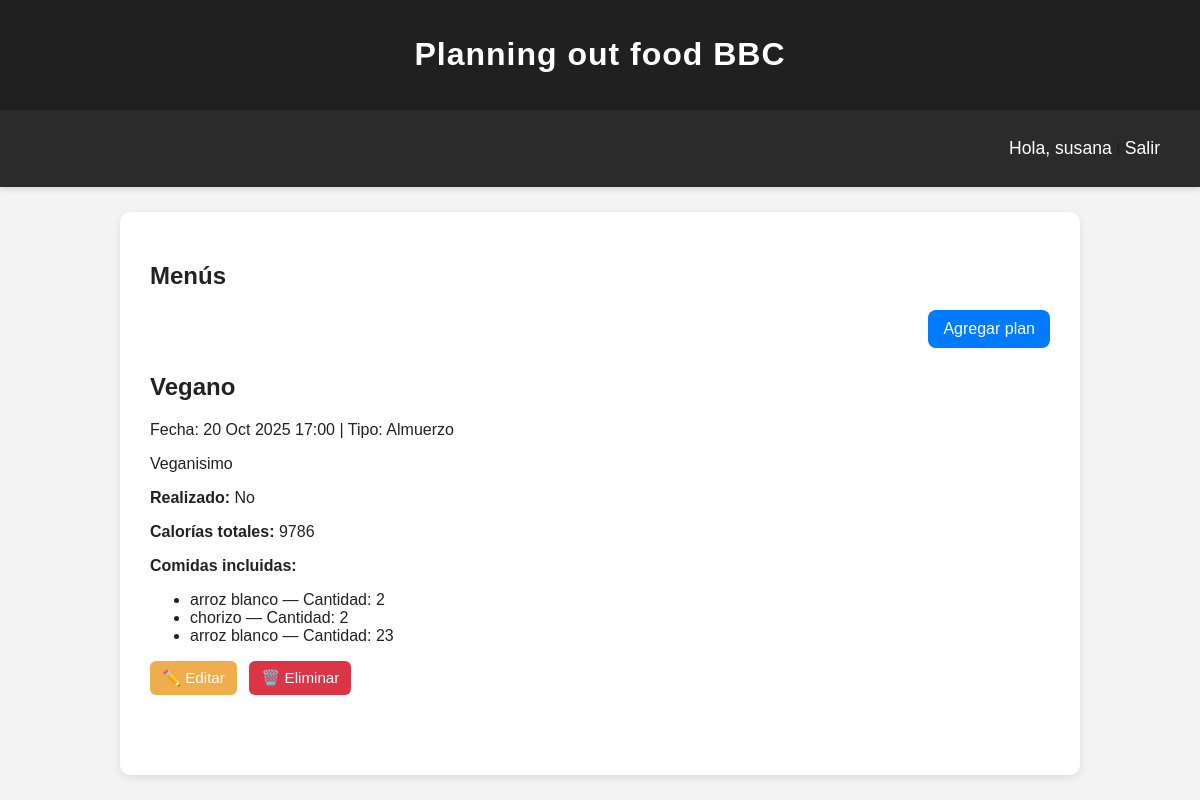
Screenshot of /index (signed in) with the database file from the repository.
### plan/models.py (models this page shows, shortened)
class Plan(models.Model):
    title=models.CharField(max_length=100)
    content = models.TextField()
    author = models.ForeignKey(User, on_delete=models.CASCADE)
    tipo = models.ForeignKey(Tipo, on_delete=models.SET_NULL, null=True, blank=True)
    created_at = models.DateTimeField(auto_now_add=True)
    updated_at = models.DateTimeField(auto_now=True)
    realizado = models.BooleanField(default=False)
    comidas=models.ManyToManyField('Comida',through='Menu')
    class Meta:
        verbose_name = "Plan"
        verbose_name_plural = "Planes"
    @property
    def calorias_totales(self):
        total = 0
        for menu in self.menu_set.all():
            total += menu.comida.calorias * menu.cantidad
        return total

class Tipo(models.Model):
    name = models.CharField(max_length=20, unique=True)
    class Meta:
        verbose_name = "Tipo"
        verbose_name_plural = "Tipos"

class Menu(models.Model):
    plan = models.ForeignKey(Plan, on_delete=models.CASCADE)
    comida = models.ForeignKey(Comida, on_delete=models.CASCADE)
    cantidad=models.IntegerField()

class Comida(models.Model):
    name = models.CharField(max_length=50)
    calorias = models.IntegerField()

### plan/views.py (the view)
# urls.py: path('', root_redirect, name='root_redirect'),  # 👈 controla si va a login o a index
@login_required
def index(request):
    if request.user.is_superuser or request.user.is_staff:
        plans = Plan.objects.all().order_by('-created_at')
    else:
        plans = Plan.objects.filter(author=request.user).order_by('-created_at')
    return render(request, 'plan/index.html', {'plans': plans})

### plan/templates/plan/index.html (shortened to what this page needs)
{% extends 'plan/base.html' %}
{% load static %}
{% block extra_head %}
<link rel="stylesheet" href="{% static 'plan/css/menus.css' %}">
{% endblock extra_head %}
{% block content %}
<h1>Menús</h1>
<div class="actions">
    <a href="{% url 'nuevo' %}" class="btn-nuevo">Agregar plan</a>
</div>
{% for plan in plans %}
<div class="plan-container">
    <h2 class="plan-title">{{ plan.title }}</h2>
    <p class="plan-meta">
        Fecha: {{ plan.created_at|date:"d M Y H:i" }} |
        Tipo: {{ plan.tipo.name|default:"Sin categoría" }}
    </p>
    <p class="plan-content">
        {{ plan.content|truncatewords:50 }}
    </p>
    <div class="plan-details">
        <p><strong>Realizado:</strong>
            {% if plan.realizado %}
            Sí
            {% else %}
            No
            {% endif %}
        </p>
        <p><strong>Calorías totales:</strong> {{ plan.calorias_totales }}</p>
        {% if plan.menu_set.all %}
        <p><strong>Comidas incluidas:</strong></p>
        <ul>
            {% for menu in plan.menu_set.all %}
            <li>{{ menu.comida.name }} — Cantidad: {{ menu.cantidad }}</li>
            {% endfor %}
        </ul>
        {% else %}
        <p><em>No hay comidas registradas para este plan.</em></p>
        {% endif %}
    </div>
    <div class="plan-actions">
        <a href="{% url 'editar' plan.id %}" class="btn-editar">✏️ Editar</a>
        <a href="{% url 'borrar' plan.id %}" class="btn-eliminar">🗑️ Eliminar</a>
    </div>
</div>
{% empty %}
<p>No has creado ningún menú aún. ¡Ve y crea uno!</p>
{% endfor %}
{% endblock content %}

### plan/templates/plan/base.html (shortened to what this page needs)
{% load static %}
<!DOCTYPE html>
<html lang="es">
<head>
    <link rel="stylesheet" href="{% static 'plan/css/base.css' %}">
    {% block extra_head %}
    {% endblock extra_head %}
</head>
<body>
    <main>
        {% if user.is_authenticated %}
        <header>
            <h1>Planning out food BBC</h1>
        </header>
        {% endif %}
        <nav id="navbar">
            <div>
                {% if user.is_authenticated %}
                <p><a>Hola, {{ user.username }}</a> | <a class="nav-link" href="#"
                        onClick="document.getElementById('logoutform').submit()">
                        Salir
                    </a>
                </p>
                {% endif %}
            </div>
        </nav>
        <section class="page_content">
            {% block content %}
            {% endblock content %}
        </section>
    </main>
</body>
</html>

### plan/static/plan/css/base.css (style rules this page uses)
html, body { height: 100%; margin: 0; font-family: "Poppins", sans-serif; background-color: #f4f4f4; color: #222; }
body { display: flex; flex-direction: column; }
main { flex: 1; display: flex; flex-direction: column; }
header { padding: 15px 0; text-align: center; background-color: #202020; color: #ffffff; letter-spacing: 1px; }
#navbar { display: flex; justify-content: space-between; align-items: center; padding: 12px 40px; background-color: #2b2b2b; box-shadow: 0 2px 6px rgba(0, 0, 0, 0.15); }
#navbar div { display: flex; align-items: center; }
a { text-decoration: none; color: #ffffff; font-size: 1.1em; transition: color 0.3s ease; }
.page_content { padding: 30px; flex: 1; margin: 25px 10vw; background-color: #ffffff; border-radius: 10px; box-shadow: 0 3px 10px rgba(0, 0, 0, 0.1); }

### plan/static/plan/css/menus.css (style rules this page uses)
.actions { margin-bottom: 25px; text-align: right; }
.btn-nuevo { display: inline-block; padding: 10px 15px; background-color: #007bff; color: white; border-radius: 8px; font-size: 1em; transition: background-color 0.3s ease, transform 0.15s ease; }
.btn-editar, .btn-eliminar { display: inline-block; padding: 8px 12px; border-radius: 6px; color: white; font-size: 0.95em; text-decoration: none; margin-right: 8px; transition: background-color 0.3s ease, transform 0.15s ease; }
.btn-editar { background-color: #f0ad4e; }
.btn-eliminar { background-color: #dc3545; }

### rows the page displays
Plan: title "Vegano", created_at "20 Oct 2025 17:00", tipo.name "Almuerzo", content "Veganisimo", realizado "No", calorias_totales "9786"
Menu: comida.name "arroz blanco", cantidad "2"
Menu: comida.name "chorizo", cantidad "2"
Menu: comida.name "arroz blanco", cantidad "23"

### other values shown
{{ user.username }} "susana"
